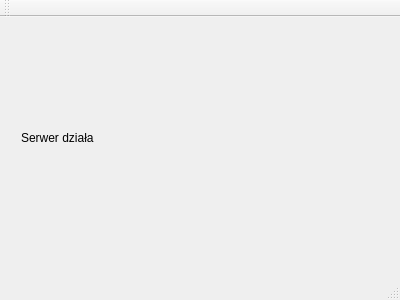
<?xml version="1.0" encoding="UTF-8"?>
<ui version="4.0">
 <class>MainWindow</class>
 <widget class="QMainWindow" name="MainWindow">
  <property name="geometry">
   <rect>
    <x>0</x>
    <y>0</y>
    <width>400</width>
    <height>300</height>
   </rect>
  </property>
  <property name="windowTitle">
   <string>MainWindow</string>
  </property>
  <widget class="QWidget" name="centralWidget">
   <widget class="QWidget" name="gridLayoutWidget">
    <property name="geometry">
     <rect>
      <x>10</x>
      <y>10</y>
      <width>381</width>
      <height>221</height>
     </rect>
    </property>
    <layout class="QGridLayout" name="gridLayout">
     <item row="0" column="0">
      <widget class="QLabel" name="label_2">
       <property name="text">
        <string>Serwer działa</string>
       </property>
      </widget>
     </item>
    </layout>
   </widget>
  </widget>
  <widget class="QMenuBar" name="menuBar">
   <property name="geometry">
    <rect>
     <x>0</x>
     <y>0</y>
     <width>400</width>
     <height>25</height>
    </rect>
   </property>
  </widget>
  <widget class="QToolBar" name="mainToolBar">
   <attribute name="toolBarArea">
    <enum>TopToolBarArea</enum>
   </attribute>
   <attribute name="toolBarBreak">
    <bool>false</bool>
   </attribute>
  </widget>
  <widget class="QStatusBar" name="statusBar"/>
 </widget>
 <layoutdefault spacing="6" margin="11"/>
 <resources/>
 <connections/>
</ui>
